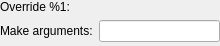
<?xml version="1.0" encoding="UTF-8"?>
<ui version="4.0">
 <class>QmakeProjectManager::Internal::MakeStep</class>
 <widget class="QWidget" name="QmakeProjectManager::Internal::MakeStep">
  <property name="geometry">
   <rect>
    <x>0</x>
    <y>0</y>
    <width>220</width>
    <height>46</height>
   </rect>
  </property>
  <layout class="QFormLayout" name="formLayout">
   <property name="fieldGrowthPolicy">
    <enum>QFormLayout::AllNonFixedFieldsGrow</enum>
   </property>
   <property name="margin">
    <number>0</number>
   </property>
   <item row="0" column="1">
    <widget class="Utils::PathChooser" name="makePathChooser" native="true"/>
   </item>
   <item row="1" column="0">
    <widget class="QLabel" name="makeArgumentsLabel">
     <property name="text">
      <string>Make arguments:</string>
     </property>
    </widget>
   </item>
   <item row="1" column="1">
    <widget class="QLineEdit" name="makeArgumentsLineEdit"/>
   </item>
   <item row="0" column="0">
    <widget class="QLabel" name="makeLabel">
     <property name="text">
      <string>Override %1:</string>
     </property>
    </widget>
   </item>
  </layout>
 </widget>
 <customwidgets>
  <customwidget>
   <class>Utils::PathChooser</class>
   <extends>QWidget</extends>
   <header location="global">utils/pathchooser.h</header>
   <container>1</container>
   <slots>
    <signal>editingFinished()</signal>
    <signal>browsingFinished()</signal>
   </slots>
  </customwidget>
 </customwidgets>
 <resources/>
 <connections/>
</ui>
